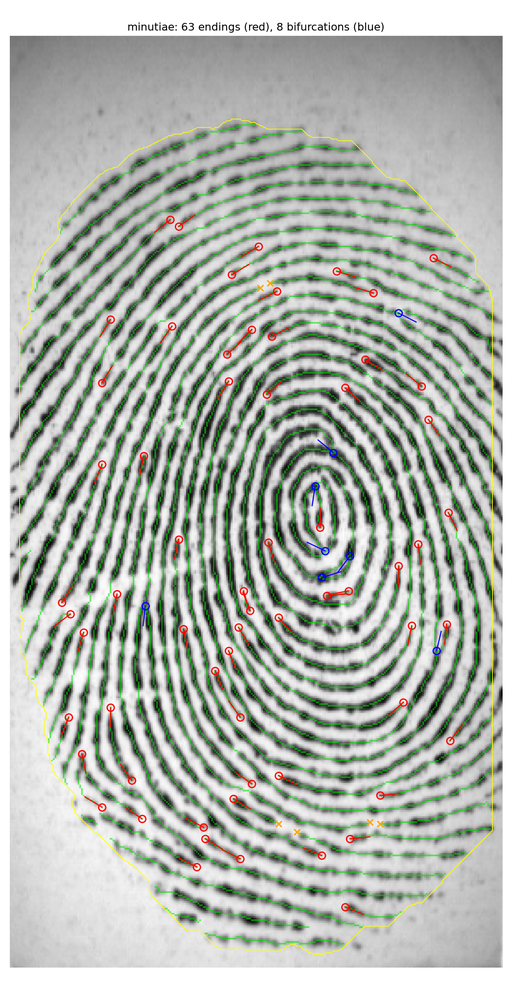
#> input picture output/minutiae_overlay.png, 512 x 1000 px, shrunk from 1200 x 2345 before the run
$ python minutiae.py --enhanced ../../output/minutiae_overlay.png
#> lines starting #> are read from the running program, lines starting #| are printed output that depends on the picture; after the words box and inside, x2 and y2 are one past the last pixel; in counts of white or black regions, pixels touching at a corner belong together
### src/fingerprint_dataset/segmentation.py
# segmentation.py
import numpy as np
from scipy import ndimage


def gradient_magnitude(image: np.ndarray) -> np.ndarray:
    """
    Pixel-level gradient magnitude using Sobel, smoothed with a Gaussian filter.
    """
    gx = ndimage.sobel(image.astype(np.float64), axis=1)
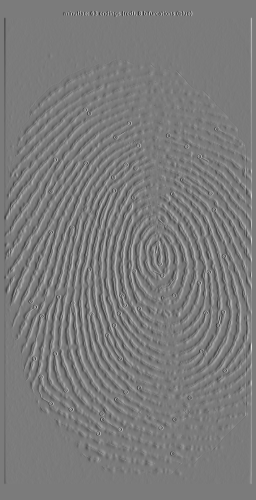
#> gx: shape (1000, 512) float64 (shown at 1/2 size); min -956, max 1020, mean 0; drawn with min black and max white
    gy = ndimage.sobel(image.astype(np.float64), axis=0)
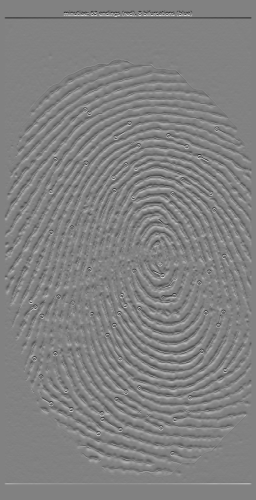
#> gy: shape (1000, 512) float64 (shown at 1/2 size); min -795, max 769, mean 0; drawn with min black and max white
    magnitude = np.sqrt(gx ** 2 + gy ** 2)
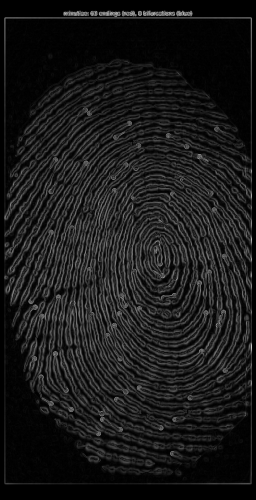
#> magnitude: shape (1000, 512) float64 (shown at 1/2 size); min 0, max 1020, mean 104.3; drawn with min black and max white

    sigma = 13 / 3
    smoothed = ndimage.gaussian_filter(magnitude, sigma=sigma)
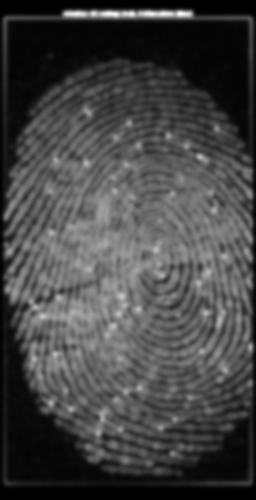
#> smoothed: shape (1000, 512) float64 (shown at 1/2 size); min 0, max 385, mean 104.3; drawn with min black and max white
    return smoothed


def create_mask(smoothed_magnitude: np.ndarray, percentile: float = 95, threshold_ratio: float = 0.2) -> np.ndarray:
    """
    Adaptive threshold based on the image's own gradient magnitude distribution.
    """
#> called with percentile = 95, threshold_ratio = 0.2
    norm_threshold = np.percentile(smoothed_magnitude, percentile) * threshold_ratio
#> norm_threshold = 41.57
    return smoothed_magnitude > norm_threshold
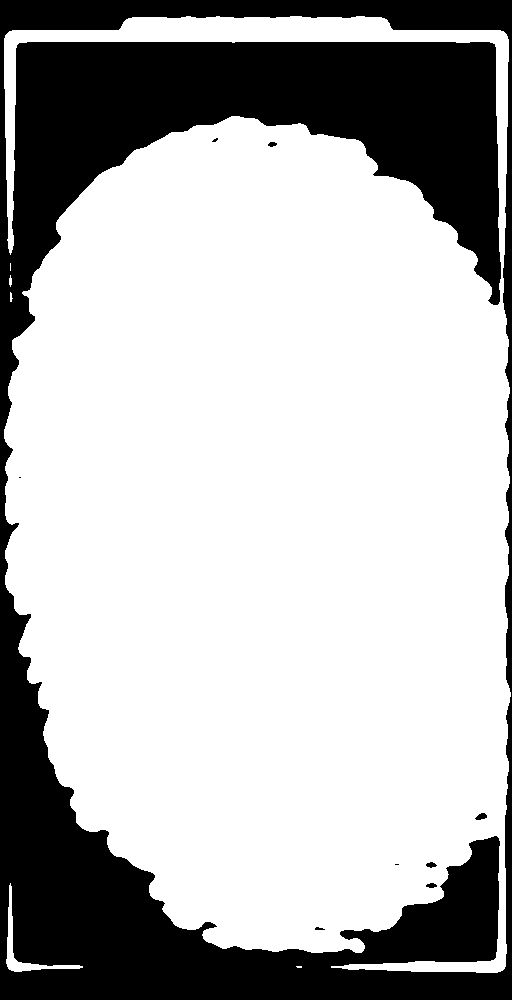
#> returned value: shape (1000, 512) bool; 71.4% white; 9 black regions (3 under 20 px), largest, box (x1, y1, x2, y2) and area: (0, 0, 512, 1000) 146009, (475, 813, 487, 820) 56, (426, 862, 437, 868) 43, (426, 883, 437, 888) 40, (268, 142, 277, 147) 33, (315, 927, 325, 930) 21


def clean_mask(mask: np.ndarray, closing_iterations: int = 6, opening_iterations: int = 12) -> np.ndarray:
    """
    Morphological cleanup: closing to fill gaps and concavities,
    keep largest component, fill remaining holes, then opening
    to remove small blobs, and keep largest component again.
    """
#> called with closing_iterations = 6, opening_iterations = 12
    structure = ndimage.generate_binary_structure(2, 1)

    closed = ndimage.binary_closing(mask, structure=structure, iterations=closing_iterations)
#> closed: shape (1000, 512) bool; 71.4% white; 1 black region, box (x1, y1, x2, y2) and area: (0, 0, 512, 1000) 146274
    closed = _keep_largest_component(closed)
    filled = ndimage.binary_fill_holes(closed)

    opened = ndimage.binary_opening(filled, structure=structure, iterations=opening_iterations)
    opened = _keep_largest_component(opened)

    return opened


def _keep_largest_component(mask: np.ndarray) -> np.ndarray:
    labeled, num_features = ndimage.label(mask)
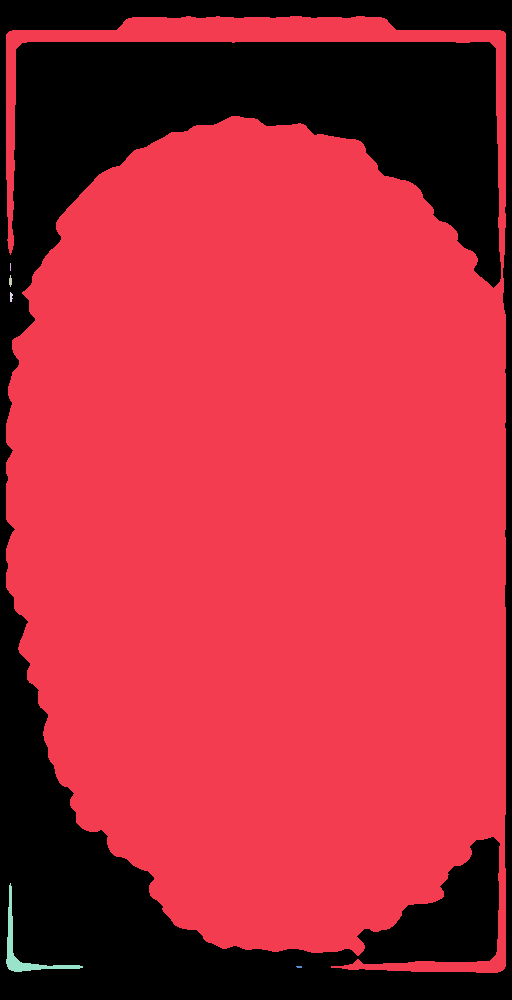
#> labeled: shape (1000, 512) int32; 7 distinct labels, from 0 to 6; one colour per label, 0 black
#> num_features = 6
    if num_features <= 1:
        return mask
    sizes = ndimage.sum(mask, labeled, range(1, num_features + 1))
#> sizes = [364845, 8, 26, 22, 814, 11]
    largest_label = np.argmax(sizes) + 1
#> largest_label = 1
    return labeled == largest_label
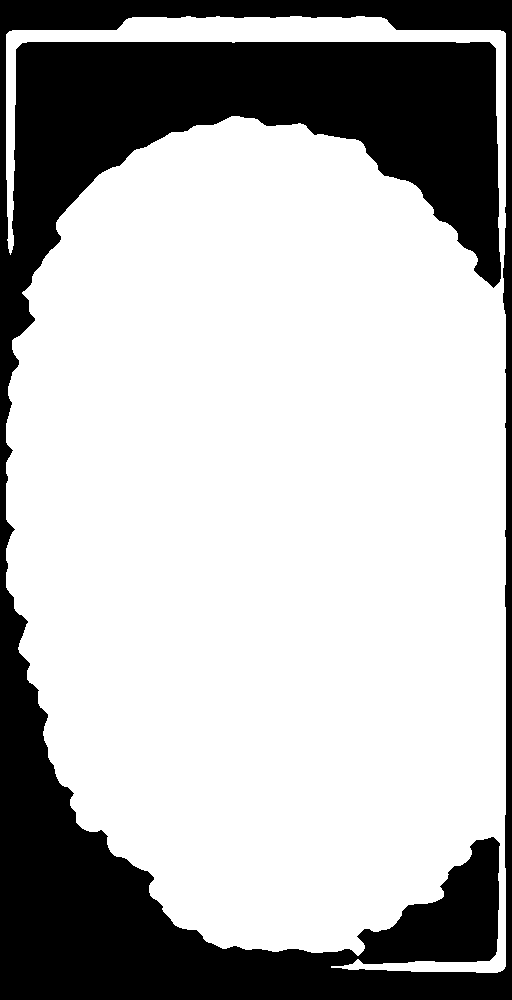
#> returned value: shape (1000, 512) bool; 71.3% white; 1 black region, box (x1, y1, x2, y2) and area: (0, 0, 512, 1000) 147155


# [7 lines left out: function apply_mask, not called in this run]


def segment(image: np.ndarray) -> np.ndarray:
    """
    Full segmentation pipeline: gradient magnitude -> adaptive
    threshold -> morphological cleanup.
    """
    magnitude = gradient_magnitude(image)
    raw_mask = create_mask(magnitude)
    return clean_mask(raw_mask)
#> (the rest of the program and of its run is left out)
